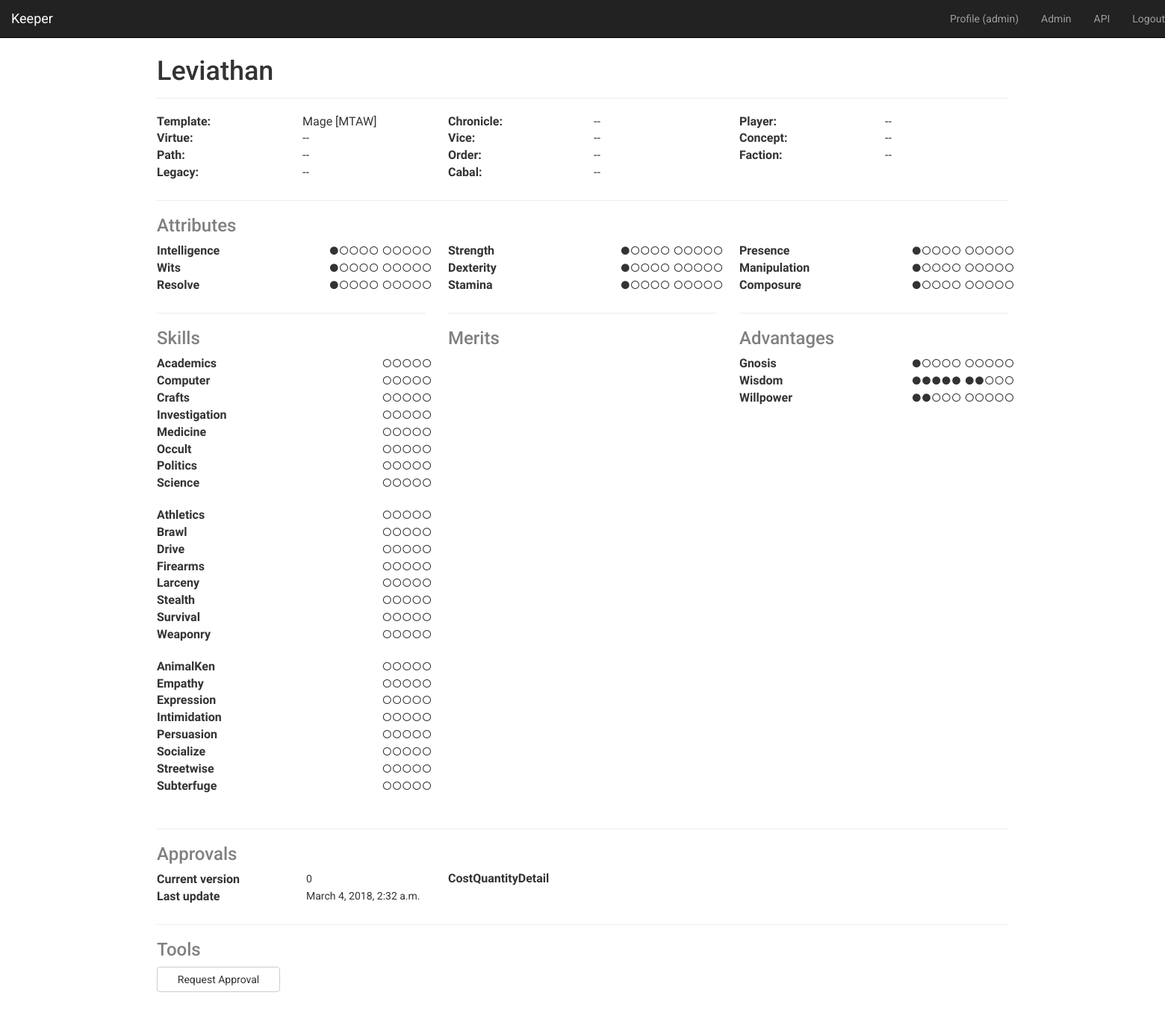
Page /character/2 (signed in) on the committed database.
### core/models.py (models this page shows, shortened)
class UserProfile(AbstractUser):
    phone = CharField(max_length=20, blank=True, help_text="Optional.")
    last_visit = DateTimeField(blank=True, null=True, editable=False)
    email_opt_out = BooleanField(default=False, help_text="Do not send me email notifications")
    class Meta:
        verbose_name = 'User Profile'

### sheets/models.py (models this page shows, shortened)
class Character(TimeStampedModel, StatusModel):
    objects = Manager()
    STATUS = Choices(
        ('in_progress', 'In Progress'),
        ('approved', 'Approved'),
        ('archived', 'Archived'),
    )
    name = CharField("Name or Alias", max_length=40, db_index=True)
    template = ForeignKey(CharacterTemplate, CASCADE, null=True)
    power_stat = DotsField(default=1, clear=False)
    integrity = DotsField(default=7)
    storyteller_notes = TextField(blank=True, help_text="Hidden from player.")
    player_notes = TextField(blank=True, help_text="Shown in player sheet.")
    resource_start = PositiveIntegerField(default=10, blank=True, null=True)
    resource_max = PositiveIntegerField(default=10, blank=True, null=True)
    concept = CharField(max_length=200, blank=True)
    faction = CharField(max_length=200, blank=True)
    character_group = CharField(max_length=100, blank=True)
    strength = DotsField(default=1, clear=False)
    dexterity = DotsField(default=1, clear=False)
    stamina = DotsField(default=1, clear=False)
    intelligence = DotsField(default=1, clear=False)
    wits = DotsField(default=1, clear=False)
    resolve = DotsField(default=1, clear=False)
    presence = DotsField(default=1, clear=False)
    manipulation = DotsField(default=1, clear=False)
    composure = DotsField(default=1, clear=False)
    academics = DotsField(number=5)
    computer = DotsField(number=5)
    crafts = DotsField(number=5)
    investigation = DotsField(number=5)
    medicine = DotsField(number=5)
    occult = DotsField(number=5)
    politics = DotsField(number=5)
    science = DotsField(number=5)
    athletics = DotsField(number=5)
    brawl = DotsField(number=5)
    drive = DotsField(number=5)
    firearms = DotsField(number=5)
    larceny = DotsField(number=5)
    stealth = DotsField(number=5)
    survival = DotsField(number=5)
    weaponry = DotsField(number=5)
    animal_ken = DotsField(number=5)
    empathy = DotsField(number=5)
    expression = DotsField(number=5)
    intimidation = DotsField(number=5)
    persuasion = DotsField(number=5)
    socialize = DotsField(number=5)
    streetwise = DotsField(number=5)
    subterfuge = DotsField(number=5)
    size = PositiveSmallIntegerField(default=5)
    speed = PositiveSmallIntegerField(default=0)
    initiative = PositiveSmallIntegerField(default=0)
    primary_splat = ForeignKey(Splat, PROTECT, related_name='+', null=True, blank=True)
    primary_sub_splat = ForeignKey(Splat, PROTECT, related_name='+', null=True, blank=True)
    secondary_splat = ForeignKey(Splat, PROTECT, related_name='+', null=True, blank=True)
    secondary_sub_splat = ForeignKey(Splat, PROTECT, related_name='+', null=True, blank=True)
    tertiary_splat = ForeignKey(Splat, PROTECT, related_name='+', null=True, blank=True)
    user = ForeignKey(settings.AUTH_USER_MODEL, SET_NULL, null=True, blank=True, related_name='characters')
    chronicle = ForeignKey(Chronicle, SET_NULL, null=True, blank=True, related_name='characters')
    bashing_damage = PositiveIntegerField(default=0)
    lethal_damage = PositiveIntegerField(default=0)
    aggravated_damage = PositiveIntegerField(default=0)
    willpower = DotsField()
    health = DotsField(number=20, break_after=10)
    primary_anchor = CharField(max_length=40, blank=True)
    secondary_anchor = CharField(max_length=40, blank=True)
    version = PositiveIntegerField(default=0)
    active = QueryManager(status__in=('in_progress', 'approved'))
    uuid = UUIDField(default=uuid.uuid4, editable=False, db_index=True)
    def splats(self):
        results = []
        for category in self.template.splat_categories.all():
            results.append((category.name, getattr(self, category.storage_column())))
        return results
    @missing("Virtue")
    def primary_anchor_name(self):
        return self.template.primary_anchor_name
    @missing("Vice")
    def secondary_anchor_name(self):
        return self.template.secondary_anchor_name
    def __getattribute__(self, name: str):
        if '_specialties' in name:
            skill = name.split('_specialties')[0]
            qs = self.specialities.filter(skill=skill)
            if qs.exists():
                return ', '.join(qs.values_list('speciality', flat=True))
            else:
                return ''
        return super().__getattribute__(name)
    def powers_by_category(self):
        categories = []
        for category in self.template.power_categories.all():
            powers = [p for p in self.powers.filter(power__power_category=category)]
            if powers:
                categories.append((category.name, powers))
        return categories

class CharacterElement(Model):
    character = None
    objects = InheritanceManager()
    class Meta:
        abstract = True

class SkillSpeciality(CharacterElement):
    character = ForeignKey(Character, CASCADE, related_name='specialities')
    skill = CharField(max_length=20, choices=SKILLS, blank=True)
    speciality = CharField(max_length=200, blank=True)
    class Meta:
        verbose_name = "Skill Speciality"
        verbose_name_plural = "Skill Specialities"

### game_rules/models.py (models this page shows, shortened)
class CharacterTemplate(models.Model):
    GAME_LINES = Choices(
        ('gmc', 'God Machine Chronicles'),
        ('vtr', 'Vampire the Requiem'),
        ('ctl', 'Changeling the Lost'),
        ('mtaw', 'Mage the Awakening'),
        ('wtf', 'Werewolf the Forsaken'),
        ('gts', 'Geist the Sin-Eaters'),
    )
    name = models.CharField(max_length=20)
    game_line = models.CharField(max_length=20, choices=GAME_LINES)
    integrity_name = models.CharField(
        max_length=20, verbose_name="Integrity", default="Integrity", blank=True)
    power_stat_name = models.CharField(max_length=20, verbose_name="Power Stat", blank=True)
    resource_name = models.CharField(max_length=20, verbose_name="Resource", blank=True)
    primary_anchor_name = models.CharField(
        max_length=20, verbose_name="Primary Anchor", default="Virtue", blank=True)
    secondary_anchor_name = models.CharField(
        max_length=20, verbose_name="Secondary Anchor", default="Vice", blank=True)
    character_group_name = models.CharField(
        max_length=20, verbose_name="Group Name", default="Group", blank=True)
    reference_code = models.SlugField('Code', unique=True)
    class Meta:
        verbose_name = "Character Template"
        ordering = ('name', 'game_line')
    def __str__(self):
        return f'{self.name} [{self.game_line.upper()}]'

class SplatCategory(models.Model):
    FLAVORS = Choices(
        ('primary', 'Primary Kind'),
        ('primary_sub', 'Secondary Kind'),
        ('secondary', 'Major Faction'),
        ('secondary_sub', 'Minor Faction'),
        ('tertiary', 'Tertiary Kind'),
    )
    name = models.CharField(max_length=20)
    character_template = models.ForeignKey(
        CharacterTemplate, on_delete=models.CASCADE, related_name='splat_categories')
    flavor = models.CharField(max_length=20, choices=FLAVORS)
    is_required = models.BooleanField(default=False)
    class Meta:
        unique_together = ('character_template', 'flavor')
        ordering = ('character_template', 'flavor', )
        verbose_name = ('Splat Category')
        verbose_name_plural = ('Splat Categories')
    def storage_column(self):
        return f'{self.flavor}_splat'

### sheets/views.py (the view)
# urls.py: path('character/<int:pk>', CharacterDetail.as_view(), name="character-detail"),
class CharacterDetail(DetailView):
    model = Character
    template_name = 'sheets/character_detail.html'
    context_object_name = 'character'
    def get_context_data(self, **kwargs):
        context = super().get_context_data(**kwargs)
        context['five'] = range(5)
        context['ten'] = range(10)
        return context

### keeper/utils.py (called while the page is built)
def missing(val):
    def decorator(func):
        def wrapper(*args, **kwargs):
            try:
                return func(*args, **kwargs)
            except (IndexError, AttributeError):
                return val
        return wrapper
    return decorator

### organization/context_processors.py (called while the page is built)
def membership(request):
    context = {}
    if request.user and not request.user.is_anonymous:
        try:
            member_pk = request.session['membership']
            context['membership'] = Membership.objects.get(pk=member_pk, user=request.user)
        except (KeyError, Membership.DoesNotExist):
            context['membership'] = obj = Membership.objects.filter(user=request.user).first()
            if obj:
                request.session['membership'] = obj.pk
    return context

### templates/sheets/character_detail.html (shortened to what this page needs)
{% extends 'base.html' %}{% load static %}
{% block extrastyle %}
    <link rel="stylesheet" type="text/css" href="{% static 'css/character.css' %}">
{% endblock %}
{% block actiontitle %}{{ character.name }}{% endblock %}
{% block content %}
    <div class="row">
        {% include 'sheets/column.html' with title="Template" value=character.template %}
        {% include 'sheets/column.html' with title="Chronicle" value=character.chronicle.name %}
        {% include 'sheets/column.html' with title="Player" value=character.user %}
    </div>
    <div class="row">
        {% include 'sheets/column.html' with title=character.primary_anchor_name value=character.primary_anchor %}
        {% include 'sheets/column.html' with title=character.secondary_anchor_name value=character.secondary_anchor %}
        {% include 'sheets/column.html' with title="Concept" value=character.concept %}
    </div>
    <div class="row">
        {% for splat, value in character.splats %}
            {% include 'sheets/column.html' with title=splat value=value %}
        {% endfor %}
        {% include 'sheets/column.html' with title=character.template.character_group_name value=character.character_group %}
    </div>
    <br><hr>
    <div class="row">
        <div class="col-lg-4 col-xs-12">
            <h3 class="power-title">Attributes</h3>
        </div>
    </div>
    <div class="row">
        {% include 'sheets/attributes.html' %}
    </div>
    <div class="row">
        <div class="col-lg-4 col-md-4 col-sm-6 col-xs-12">
            <hr>
            <div class="container" style="padding: 0">
                {% include 'sheets/skills.html' %}
            </div>
        </div>
        <div class="col-lg-4 col-md-4 col-sm-6 col-xs-12">
            <hr>
            <div class="container" style="padding: 0">
                {% include 'sheets/merits.html' %}
            </div>
        </div>
        {% include 'sheets/advantages.html' %}
    </div>
    <br><hr>
    {% include 'sheets/approval_log.html' %}
    <div class="row">
        <div class="col-lg-12">
            <h3 class="power-title">Tools</h3>
        </div>
    </div>
    <div class="row">
        <div class="col-lg-2 col-xs-6">
            <button class="btn btn-default" style="width: 100%"
                    href="{% url 'request-approval' character.pk %}">
                Request Approval</button>
        </div>
    </div>
    <br><br>
{% endblock %}

### templates/navbar.html (shortened to what this page needs)
{% load bootstrap3 %}
<nav class="navbar navbar-inverse navbar-static-top">
    <div class="navbar-header">
        <a class="navbar-brand" href="{% url 'index' %}">Keeper</a>
    </div>
    <div class="collapse navbar-collapse">
        <ul class="nav navbar-nav navbar-right">
            <li><a href="{% url 'profile' %}">
              Profile ({{ user.username }})
            </a></li>
            {% if user.is_staff %}
                <li><a target="_blank" href="{% url 'admin:index' %}">
                  Admin
                </a></li>
                <li><a target="_blank" href="{% url 'api-root' %}">
                  API</a></li>
            {% endif %}
            <li><a href="{% url 'account_logout' %}">Logout</a></li>
        </ul>
    </div>
</nav>

### templates/sheets/column.html
<div class="col-md-2 col-sm-3 col-xs-6"><span class="character-col-title">{{ title }}:</span></div>
<div class="col-md-2 col-sm-3 col-xs-6"><span class="character-col-value">{{ value|default:"--" }}</span></div>

### templates/sheets/column_dots.html (shortened to what this page needs)
<div class="col-md-2 col-sm-3 col-xs-4"><span class="character-col-title">{{ title }}</span></div>
{% with cap=cap|default:five %}
    <div class="col-md-2 col-sm-3 {% if cap == five %}col-xs-4{% else %}col-xs-8{% endif %} character-dots">
        {% for i in cap %}
            {% if i < value %}&#9679;{% else %}&#9675;{% endif %}
        {% endfor %}
    </div>
{% endwith %}

### templates/sheets/column_skills.html (shortened to what this page needs)
<div class="col-lg-1 col-sm-2 col-xs-4"><span class="character-col-title">{{ title }}</span></div>
{% with cap=cap|default:five %}
    <div class="col-lg-2 col-sm-2 col-xs-4">
    </div>
    <div class="col-lg-1 col-sm-2 col-xs-4 character-dots">
        {% for i in cap %}
            {% if i < value %}&#9679;{% else %}&#9675;{% endif %}
        {% endfor %}
    </div>
{% endwith %}

### templates/sheets/approval_log.html
<div class="row">
    <div class="col-lg-12">
        <h3 class="power-title">Approvals</h3>
    </div>
</div>
<div class="row">
    <div class="col-lg-4 col-md-4 col-sm-6 col-xs-12">
        <div class="container" style="padding: 0">
            <div class="row">
                <div class="col-md-2 col-sm-3 col-xs-5"><span class="character-col-title">Current version</span>
                </div>
                <div class="col-md-2 col-sm-3 col-xs-7">{{ character.version }}</div>
            </div>
            <div class="row">
                <div class="col-md-2 col-sm-3 col-xs-5"><span class="character-col-title">Last update</span></div>
                <div class="col-md-2 col-sm-3 col-xs-7">{{ character.modified }}</div>
            </div>
        </div>
    </div>
    <div class="col-lg-8 col-md-8 col-sm-12 col-xs-12">
        <table>
            <tr>
                <th>Cost</th>
                <th>Quantity</th>
                <th>Detail</th>
            </tr>
        </table>
    </div>
</div>
<br>
<hr>

### core/static/css/site.css (style rules this page uses)
body { font-family: 'Roboto', sans-serif; }
.navbar { margin-bottom: 0!important; }

### core/static/css/character.css (style rules this page uses)
hr { margin-top: 5px; }
.character-col-title { font-weight: bold; }
.character-col-title, .character-col-value { font-family: "Roboto Condensed", sans-serif; font-size: 16px; }
.character-dots { font-size: 25px; letter-spacing: -4px; line-height: 80%; text-align: right; padding-right: 20px; }
.power-title { margin-top: 0; color: grey; }

### rows in the picture
UserProfile: username "admin"
Character: name "Leviathan", intelligence 1 (drawn), wits 1 (drawn), resolve 1 (drawn), strength 1 (drawn), dexterity 1 (drawn), stamina 1 (drawn), presence 1 (drawn), manipulation 1 (drawn), composure 1 (drawn), academics 0 (drawn), computer 0 (drawn), crafts 0 (drawn), investigation 0 (drawn), medicine 0 (drawn), occult 0 (drawn), politics 0 (drawn), science 0 (drawn), athletics 0 (drawn), brawl 0 (drawn), drive 0 (drawn), firearms 0 (drawn), larceny 0 (drawn), stealth 0 (drawn), survival 0 (drawn), weaponry 0 (drawn), animal_ken 0 (drawn), empathy 0 (drawn), expression 0 (drawn), intimidation 0 (drawn), persuasion 0 (drawn), socialize 0 (drawn), streetwise 0 (drawn), subterfuge 0 (drawn), power_stat 1 (drawn), integrity 7 (drawn), willpower 2 (drawn), version "0", modified "March 4, 2018, 2:32 a.m."
CharacterTemplate: name+game_line "Mage [MTAW]", primary_anchor_name "Virtue Vice Cabal", power_stat_name "Gnosis Wisdom"
SplatCategory: splats "Path"
SplatCategory: splats "Order"
SplatCategory: splats "Faction"
SplatCategory: splats "Legacy"
SkillSpeciality: skill "Investigation"
SkillSpeciality: skill "Expression"

### other values in the picture
{{ title }} "Template Chronicle Player Concept"
{{ value|default:"--" }} "-- -- -- -- -- --" "--" "--" "--" "--"
{{ title }} "Intelligence Wits Resolve Strength Dexterity Stamina Presence Manipulation Composure Willpower"
{{ title }} "Academics Computer Crafts Medicine Occult Politics Science Athletics Brawl Drive Firearms Larceny Stealth Survival Weaponry AnimalKen Empathy Intimidation Persuasion Socialize Streetwise Subterfuge"
